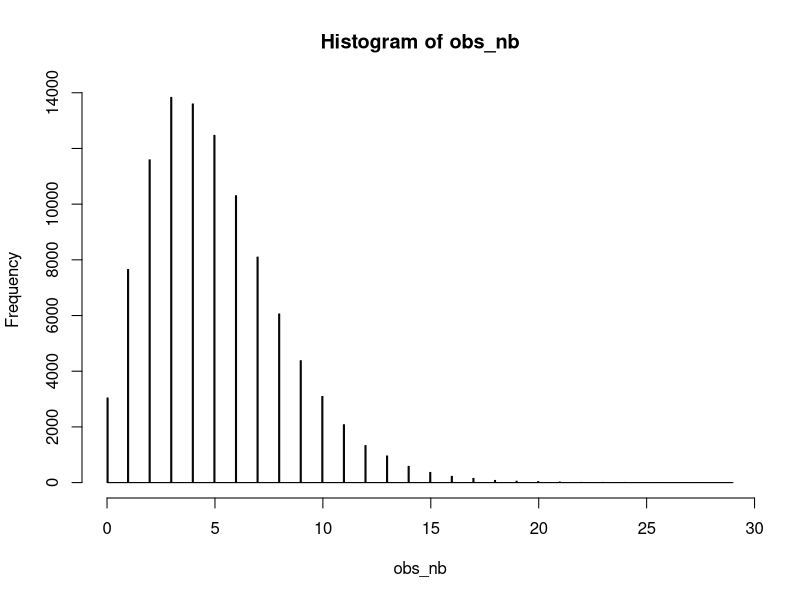
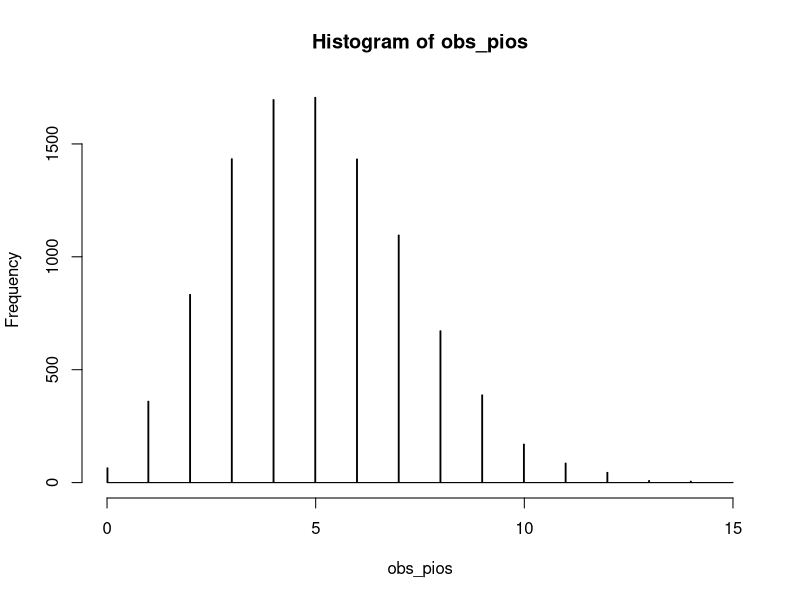

Write R code to recreate these figures, in order.
## ---- chunk 1
set.seed(100)
# 1) n: number of number of observations.
# 2) size: target for number of successful trials, or dispersion parameter (the shape parameter of the gamma mixing distribution). Must be strictly positive, need not be integer.
# 3) prob: probability of success in each trial. 0 < prob <= 1.
obs_nb <- rnbinom(100000, 5, 0.5)
obs_pios <- rpois(10000, mean(obs_nb))
table(obs_nb)
table(obs_pios)
## ---- chunk 2
hist(obs_nb, breaks = 1000)
## ---- chunk 3
hist(obs_pios, breaks = 1000)
## ---- chunk 4
var(obs_nb)
var(obs_pios)
